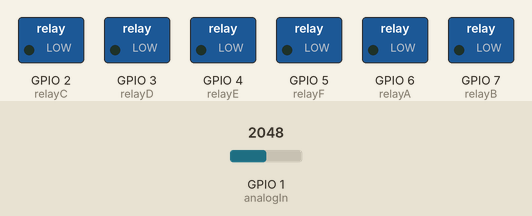
Simulated run of this sketch. Board: ESP32-S3. Parts: switched loads named in the sketch (green lamp = pin HIGH). The test bench sets the inputs (shaded band); at power-on: GPIO 1 (analogIn) = 2048.

Above: at 1.2 s.
1.3 s: GPIO 1 (analogIn) set to 1055
2.8 s: GPIO 1 (analogIn) set to 989
At 3.9 s:
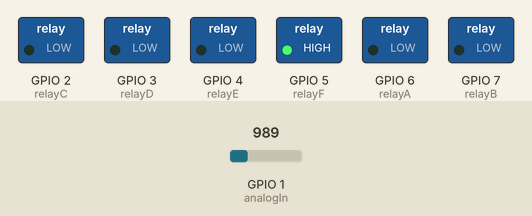
4.3 s: GPIO 1 (analogIn) set to 848
5.8 s: GPIO 1 (analogIn) set to 742
At 6.2 s:
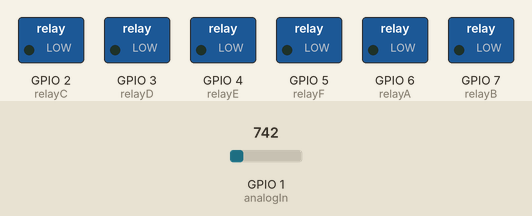
7.3 s: GPIO 1 (analogIn) set to 485
8.8 s: GPIO 1 (analogIn) set to 417
At 9.7 s:
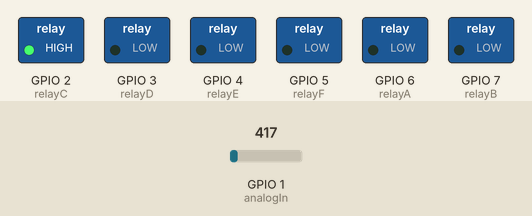
Timing chart, 0 to 11.3 s (numbered marks = the images above; inputs shaded):
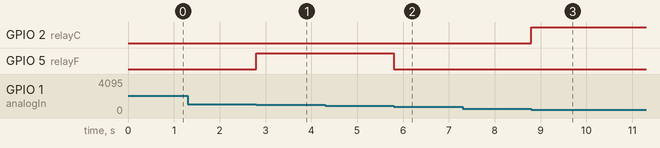

The sketch:

Arduino-Nano-Bandselector.ino
```cpp
// Software is free for use. This is software for change the band plan of a LPF filter HF.
// Relais I use are spool with read contact directly on a D output Nano Arduino.
#include <Wire.h>
#include <Adafruit_GFX.h>

int analogIn = A0;  // Analoge input van de potmeter
int potmeter = 0;   // waarde te meten van A0 noemen we potmeter
const int relayA = 6;
const int relayB = 7;
const int relayC = 2;
const int relayD = 3;
const int relayE = 4;
const int relayF = 5;


void setup() {

Serial.begin(6900);
pinMode(relayA, OUTPUT);
pinMode(relayB, OUTPUT);
pinMode(relayC, OUTPUT);
pinMode(relayD, OUTPUT);
pinMode(relayE, OUTPUT);
pinMode(relayF, OUTPUT);

}

void loop() {
 potmeter = analogRead(analogIn);
  if ((potmeter >=0) && (potmeter <= 150)) // 160m band
          {
         digitalWrite(relayA, HIGH);
         }
           else
           {
           digitalWrite(relayA, LOW);
           }
    if ((potmeter >=200) && (potmeter <=300)) // 80M band
          {
          digitalWrite(relayB, HIGH);
          }
         else
           {
           digitalWrite(relayB, LOW);
           }

   if ((potmeter >=350) && (potmeter <= 450)) // 7 en 10M band
          {
         digitalWrite(relayC, HIGH);
         }
           else
           {
           digitalWrite(relayC, LOW);
           }
    if ((potmeter >=500) && (potmeter <= 550)) // 20m band
          {
          digitalWrite(relayD, HIGH);
          }
         else
           {
           digitalWrite(relayD, LOW);
           }

   if ((potmeter >=600) && (potmeter <= 700)) // 17 en 15M band
          {
         digitalWrite(relayE, HIGH);
         }
           else
           {
           digitalWrite(relayE, LOW);
           }
   if ((potmeter >=800) && (potmeter <= 1023))// 13 en 10m band
          {
          digitalWrite(relayF, HIGH);
          }
         else
           {
           digitalWrite(relayF, LOW);
           }


}
```

Measured:
- the behaviour switches between 1024 and 1023 on GPIO 1 (analogIn) (found by bisection; images 0 and 1)
- the behaviour switches between 800 and 799 on GPIO 1 (analogIn) (found by bisection; images 1 and 2)
- the behaviour switches between 451 and 450 on GPIO 1 (analogIn) (found by bisection; images 2 and 3)
- after the input at 1.3 s, every drawn part: stays the same
- after the input at 2.8 s, GPIO 5 (relayF): LOW → HIGH at once
- after the input at 4.3 s, every drawn part: stays the same
- after the input at 5.8 s, GPIO 5 (relayF): HIGH → LOW at once
- after the input at 7.3 s, every drawn part: stays the same
- after the input at 8.8 s, GPIO 2 (relayC): LOW → HIGH at once
